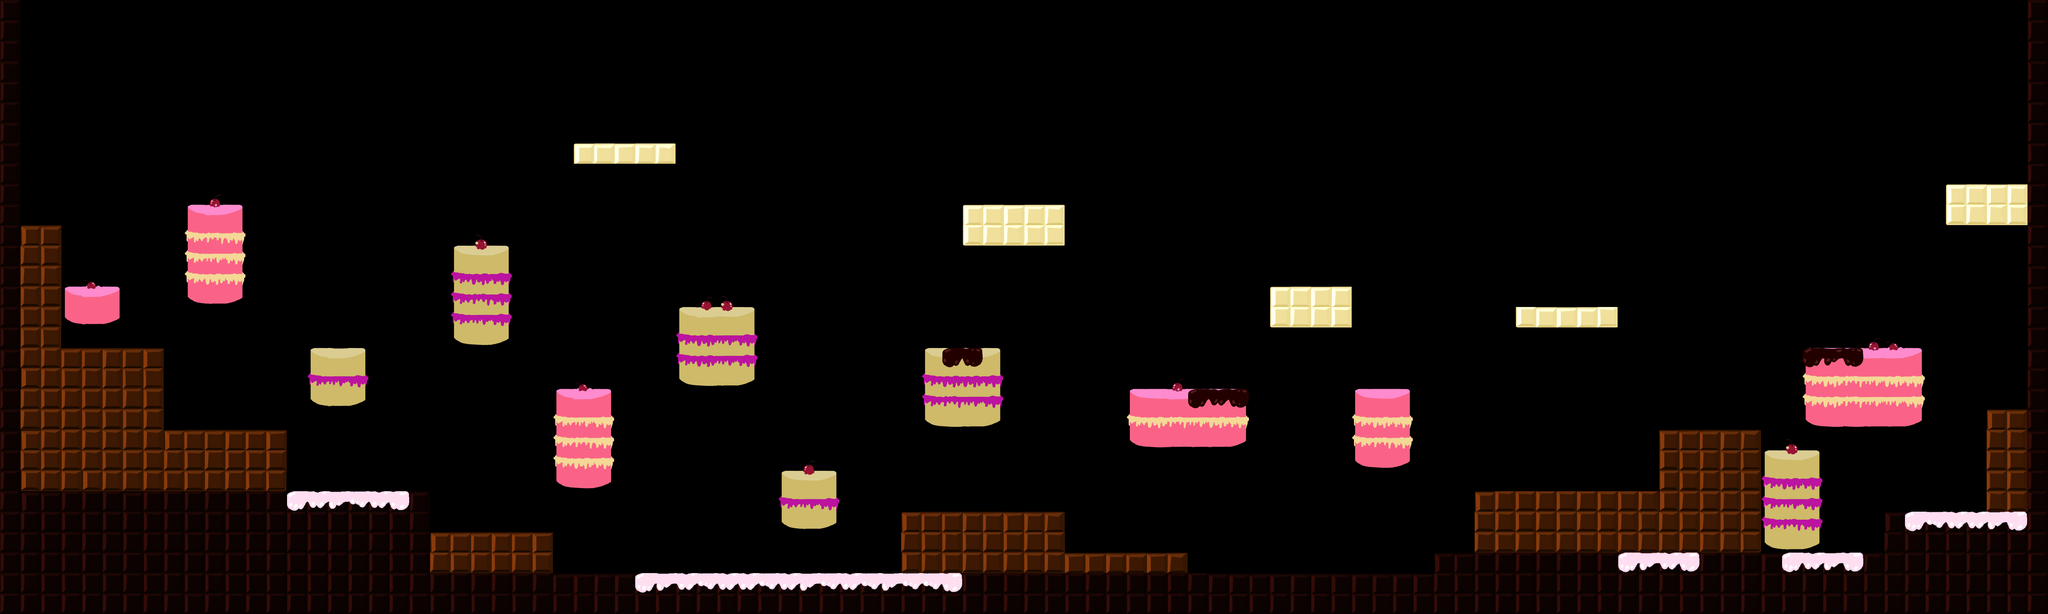

Tiled map render using the project's own tile images. Description and the map definition, with tile-layer contents summarised, below:
An orthogonal 100x30 tile map with 64x64 px tiles, 2 tile layers (background, overlay) and 45 objects.

<map version="1.0" orientation="orthogonal" width="100" height="30" tilewidth="64" tileheight="64">
 <tileset firstgid="1" name="tiles" tilewidth="64" tileheight="64">
  <image source="../background/tiles.png" width="640" height="512" />
 </tileset>
 <layer name="background" width="100" height="30">
  <data>[3000 cells, 784 non-empty, 63 distinct tile ids]</data>
 </layer>
 <layer name="overlay" width="100" height="30">
  <data>[3000 cells, 44 non-empty, 9 distinct tile ids]</data>
 </layer>
 <objectgroup color="#000000" name="walls" width="100" height="30">
  <object x="0" y="1536" width="1344" height="384" />
  <object x="1344" y="1792" width="3136" height="128" />
  <object x="1344" y="1664" width="384" height="128" />
  <object x="4480" y="1728" width="1408" height="192" />
  <object x="5888" y="1600" width="512" height="320" />
  <object x="6336" y="0" width="64" height="1920" />
  <object x="0" y="0" width="64" height="1920" />
  <object x="64" y="1088" width="448" height="448" />
  <object x="512" y="1344" width="384" height="192" />
  <object x="64" y="704" width="128" height="384" />
  <object x="6208" y="1280" width="128" height="320" />
  <object x="5184" y="1344" width="320" height="384" />
  <object x="4608" y="1536" width="576" height="192" />
  <object x="2816" y="1600" width="512" height="192" />
  <object x="3328" y="1728" width="384" height="64" />
  <object x="3968" y="896" width="256" height="128" />
  <object x="4736" y="960" width="320" height="64" />
  <object x="1792" y="448" width="320" height="64" />
  <object x="3008" y="640" width="320" height="128" />
  <object x="6080" y="576" width="256" height="128" />
 </objectgroup>
 <objectgroup color="#00ff00" name="players" width="100" height="30">
  <object x="3008" y="1472" width="64" height="128" />
 </objectgroup>
 <objectgroup color="#ff0000" name="bisounours" width="100" height="30">
  <object x="4736" y="1408" width="64" height="128" />
  <object x="4032" y="1664" width="64" height="128" />
  <object x="2304" y="1664" width="64" height="128" />
  <object x="1472" y="1536" width="64" height="128" />
  <object x="6208" y="1152" width="64" height="128" />
  <object x="5248" y="1216" width="64" height="128" />
  <object x="640" y="1216" width="64" height="128" />
  <object x="384" y="960" width="64" height="128" />
  <object x="768" y="1216" width="64" height="128" />
 </objectgroup>
 <objectgroup color="#ffff00" name="bonus" width="100" height="30">
  <object x="1088" y="1408" width="64" height="64" />
  <object x="5376" y="1216" width="64" height="64" />
  <object x="64" y="576" width="64" height="64" />
 </objectgroup>
 <objectgroup color="#ff007f" name="platforms" width="100" height="30">
  <object x="192" y="896" width="192" height="128" />
  <object x="960" y="1088" width="192" height="192" />
  <object x="1728" y="1216" width="192" height="320" />
  <object x="2880" y="1088" width="256" height="256" />
  <object x="4224" y="1216" width="192" height="256" />
  <object x="2432" y="1472" width="192" height="192" />
  <object x="576" y="640" width="192" height="320" />
  <object x="1408" y="768" width="192" height="320" />
  <object x="2112" y="960" width="256" height="256" />
  <object x="3520" y="1216" width="384" height="192" />
  <object x="5632" y="1088" width="384" height="256" />
  <object x="5504" y="1408" width="192" height="320" />
 </objectgroup>
</map>